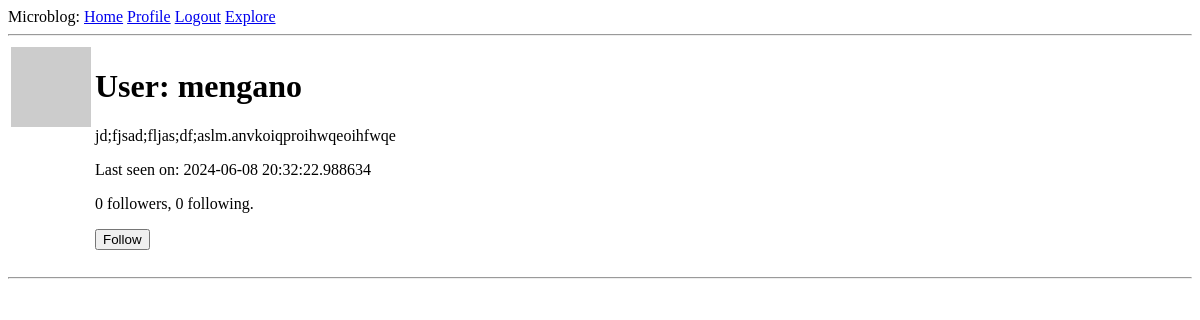
Before: /user/mengano (signed in) with the older database file.
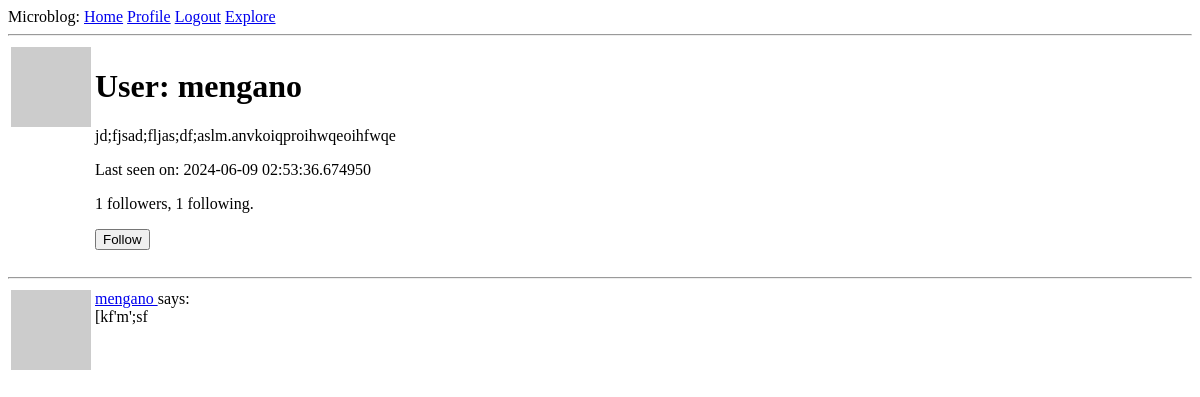
After: the same page with the newer database file.
### app/models.py (models this page shows, shortened)
class User(UserMixin, db.Model):
    __tablename__ = 'user'
    id: so.Mapped[int] = so.mapped_column(primary_key=True)
    username: so.Mapped[str] = so.mapped_column(sa.String(64), index=True,
                                                unique=True)
    email: so.Mapped[str] = so.mapped_column(sa.String(120), index=True,
                                             unique=True)
    password_hash: so.Mapped[Optional[str]] = so.mapped_column(sa.String(256))
    about_me: so.Mapped[Optional[str]] = so.mapped_column(sa.String(140))
    last_seen: so.Mapped[Optional[datetime]] = so.mapped_column(
        default=lambda: datetime.now(timezone.utc))
    posts: so.WriteOnlyMapped['Post'] = so.relationship(
        back_populates='author')
    following: so.WriteOnlyMapped['User'] = so.relationship(
        secondary=followers, primaryjoin=(followers.c.follower_id == id),
        secondaryjoin=(followers.c.followed_id == id),
        back_populates='followers')
    followers: so.WriteOnlyMapped['User'] = so.relationship(
        secondary=followers, primaryjoin=(followers.c.followed_id == id),
        secondaryjoin=(followers.c.follower_id == id),
        back_populates='following')
    def avatar(self, size):
        digest = md5(self.email.lower().encode('utf-8')).hexdigest()
        return f'https://www.gravatar.com/avatar/{digest}?d=identicon&s={size}'
    def is_following(self, user):
        query = self.following.select().where(User.id == user.id)
        return db.session.scalar(query) is not None
    def followers_count(self):
        query = sa.select(sa.func.count()).select_from(
            self.followers.select().subquery())
        return db.session.scalar(query)
    def following_count(self):
        query = sa.select(sa.func.count()).select_from(
            self.following.select().subquery())
        return db.session.scalar(query)

class Post(db.Model):
    __tablename__ = 'post'
    id: so.Mapped[int] = so.mapped_column(primary_key=True)
    body: so.Mapped[str] = so.mapped_column(sa.String(140))
    timestamp: so.Mapped[datetime] = so.mapped_column(
        index=True, default=lambda: datetime.now(timezone.utc))
    user_id: so.Mapped[int] = so.mapped_column(sa.ForeignKey(User.id),
                                               index=True)
    author: so.Mapped[User] = so.relationship(back_populates='posts')

### app/routes.py (the view)
@app.route('/user/<username>')
@login_required
def user(username):
    user = db.first_or_404(sa.select(User).where(User.username == username))
    page = request.args.get('page', 1, type=int)
    query = user.posts.select().order_by(Post.timestamp.desc())
    posts = db.paginate(query, page=page,
                        per_page=app.config['POSTS_PER_PAGE'],
                        error_out=False)
    next_url = url_for('user', username=user.username, page=posts.next_num) \
        if posts.has_next else None
    prev_url = url_for('user', username=user.username, page=posts.prev_num) \
        if posts.has_prev else None
    form = EmptyForm()
    return render_template('user.html', user=user, posts=posts.items,
                           next_url=next_url, prev_url=prev_url, form=form)

### app/forms.py
class EmptyForm(FlaskForm):
    submit = SubmitField('Submit')

### app/models.py (called while the page is built)
@login.user_loader
def load_user(id):
    return db.session.get(User, int(id))

### app/routes.py (called while the page is built)
@app.before_request
def before_request():
    if current_user.is_authenticated:
        current_user.last_seen = datetime.now(timezone.utc)
        db.session.commit()

### app/templates/user.html (shortened to what this page needs)
{% extends "base.html" %}
{% block content %}
    <table>
        <tr valign="top">
            <td><img src="{{ user.avatar(128) }}"></td>
            <td>
                <h1>User: {{ user.username }}</h1>
                {% if user.about_me %}<p>{{ user.about_me }}</p>{% endif %}
                {% if user.last_seen %}<p>Last seen on: {{ user.last_seen }}</p>{% endif %}
                <p>{{ user.followers_count() }} followers, {{ user.following_count() }} following.</p>
                {% if user == current_user %}
                <p><a href="{{ url_for('edit_profile') }}">Edit your profile</a></p>
                {% elif not current_user.is_following(user) %}
                <p>
                    <form action="{{ url_for('follow', username=user.username) }}" method="post">
                        {{ form.submit(value='Follow') }}
                    </form>
                </p>
                {% endif %}
            </td>
        </tr>
    </table>
    <hr>
    {% for post in posts %}
        {% include '_post.html' %}
    {% endfor %}
{% endblock %}

### app/templates/_post.html
<table>
    <tr valign="top">
        <td><img src="{{ post.author.avatar(36) }}"></td>
        <td>
            <a href="{{ url_for('user', username=post.author.username) }}">
                {{ post.author.username }}
            </a>
            says:<br>{{ post.body }}
        </td>
    </tr>
</table>

Changed rows visible on the page:
changed User "mengano": last_seen "2024-06-08 20:32:22.988634" → "2024-06-09 02:53:36.674950"
added Post: author.username "mengano", body "[kf'm';sf"
Other visible differences:
{{ user.followers_count() }}: "0" → "1"
{{ user.following_count() }}: "0" → "1"
